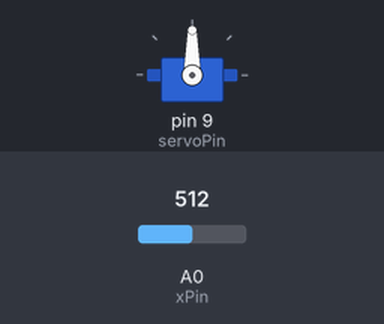
Bench run of a sketch on a simulated Arduino Uno, built with avr-gcc and run on an emulated ATmega328P. On the bench: servo. The test bench sets the inputs (shaded band); at power-on: A0 (xPin) = 512.

Above: at 1.2 s.
1.3 s: A0 (xPin) set to 716
At 1.7 s:
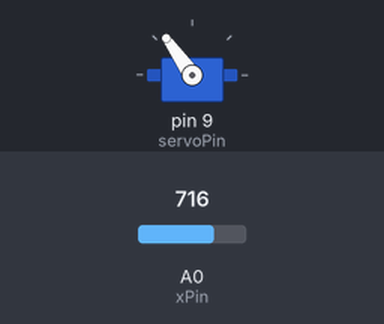
2.8 s: A0 (xPin) set to 900
At 4.0 s:
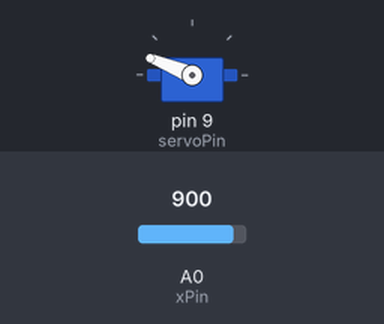
4.3 s: A0 (xPin) set to 1023
At 5.3 s:
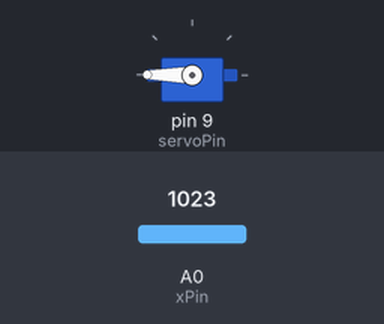
5.8 s: A0 (xPin) set to 306
At 6.5 s:
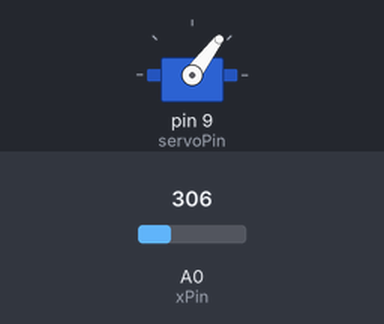
7.3 s: A0 (xPin) set to 122
At 7.7 s:
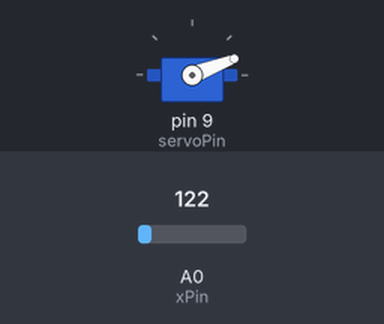
Timing chart, 0 to 9.8 s (numbered marks = the images above; inputs shaded):
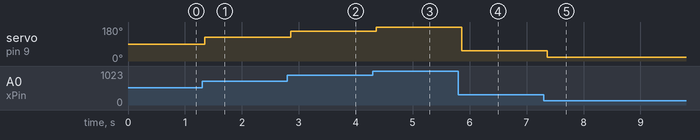

The sketch:

servoMotor_joystick.ino
```cpp
#include<Servo.h>
int servoPin = 9;
float servoPos;
Servo myServo;
int xPin = A0;
int xVal;
int t=150;

void setup() {
  Serial.begin(9600);
  myServo.attach(servoPin);
  pinMode(xPin,INPUT);

}

void loop() {
  xVal=analogRead(xPin);
  servoPos=(180./1023.)*xVal;
  myServo.write(servoPos);
  delay(t);
}
```

Measured:
- after the input at 1.3 s, servo on pin 9 (servoPin): 90° → 125° after 0.05 s
- after the input at 2.8 s, servo on pin 9 (servoPin): 125° → 158° after 0.05 s
- after the input at 4.3 s, servo on pin 9 (servoPin): 158° → 180° after 0.06 s
- after the input at 5.8 s, servo on pin 9 (servoPin): 180° → 53° after 0.06 s
- after the input at 7.3 s, servo on pin 9 (servoPin): 53° → 21° after 0.06 s
